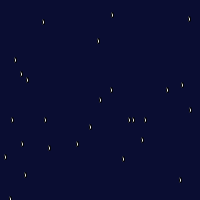
Frame 1 (no input)
Frame 60 (the mouse pressed at the canvas centre just before this capture): identical to frame 1, image omitted
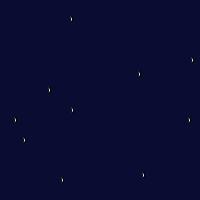
Frame 120 (the mouse held since frame 60 and released just before this capture)

The Processing sketch that drew these frames (run headless with seeded random() and noise(); from frame 60 on, the mouse is pressed at the canvas centre):

// Processing sketch: processing_100384
// ── processing_100384.pde

int a = 0;
int b =0;
int c = 0;


void setup(){
size(200,200);

}
void draw(){
background(10,13,50);
fill(255);
ellipse(12+a,120,2,5);
ellipse(15+a,60,2,5);
ellipse(27+a,80,2,5);
ellipse(43+a,22,2,5);
ellipse(90+b,127,2,5);
ellipse(112+b,15,2,5);
ellipse(180+b,180,2,5);
ellipse(77+b,144,2,5);
ellipse(5+b,157,2,5);
ellipse(10+b,199,2,5);
ellipse(190+b,110,2,5);
ellipse(167+b,90,2,5);
ellipse(133+b,120,2,5);
ellipse(22+b,144,2,5);
ellipse(45+b,120,2,5);
ellipse(21+c,74,2,5);
ellipse(98+c,41,2,5);
ellipse(123+c,159,2,5);
ellipse(49+a,148,2,5);
ellipse(145+c,120,2,5);
ellipse(189+b,19,2,5);
ellipse(182+c,85,2,5);
ellipse(142+b,140 ,2,5);
ellipse(100+c,100,2,5);
ellipse(111+c,90,2,5);
ellipse(129+a,120,2,5);
ellipse(25+c,175,2,5);
if(mousePressed==true){
a = a+3;
b = b-2;
c = c+2;
}
}
